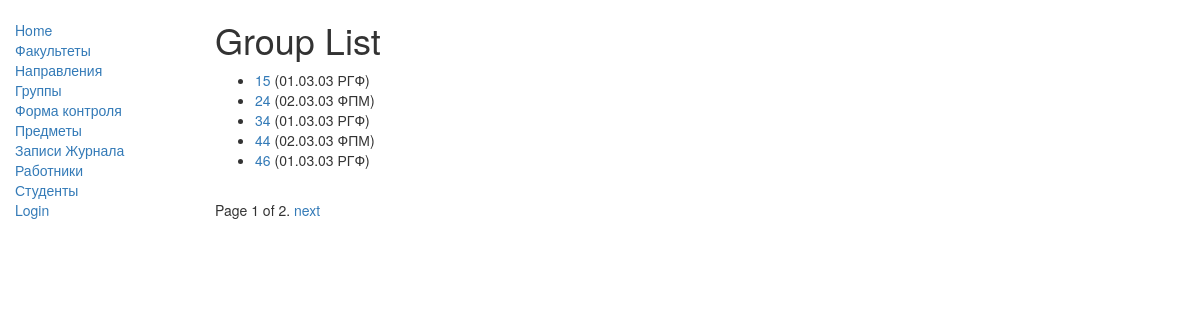
The page /catalog/groups/ on the database its author committed.
### catalog/models.py (models this page shows, shortened)
class Group(models.Model):
    id = models.AutoField(primary_key=True)
    name_group = models.CharField(max_length=50, help_text="Введите номер (название) группы ")
    id_napravlenie = models.ForeignKey('Napravlenie', on_delete=models.PROTECT, null=False)
    def get_absolute_url(self):
        return reverse('group-detail', args=[str(self.id)])
    class Meta:
        ordering = ['name_group','-id_napravlenie']

class Napravlenie(models.Model):
    id = models.AutoField(primary_key=True)
    name_napravlenie = models.CharField(max_length=100, help_text="Введите номер (название) направления ")
    id_facultet = models.ForeignKey('Facultet', on_delete=models.PROTECT, null=False) #PROTECT (Нельзя будет удалить запись указанной таблицы пока он привязан к какой-то таблице)
    def __str__(self):
        return '%s %s' % (self.name_napravlenie,self.id_facultet.name_faculteta)
    class Meta:
        ordering = ['name_napravlenie']

class Facultet(models.Model):
    id = models.AutoField(primary_key=True)
    name_faculteta = models.CharField(max_length=100, help_text="Введите абривиатуру (название) факультета ")
    class Meta:
        ordering = ['name_faculteta']

### catalog/views.py (the view)
class GroupListView(generic.ListView):
    model = Group
    paginate_by = 5

### catalog/templates/catalog/group_list.html (shortened to what this page needs)
{% extends "base_generic.html" %}
{% block content %}
    <h1>Group List</h1>
    {% if group_list %}
    <ul>
      {% for group in group_list %}
      <li>
        <a href="{{ group.get_absolute_url }}">{{ group.name_group }}</a> ({{group.id_napravlenie}})
      </li>
      {% endfor %}
    </ul>
    {% else %}
      <p>There are no groups in the library.</p>
    {% endif %}
{% endblock %}

### rows shown on the page
Group: name_group "15", id_napravlenie "01.03.03 РГФ"
Group: name_group "24", id_napravlenie "02.03.03 ФПМ"
Group: name_group "34", id_napravlenie "01.03.03 РГФ"
Group: name_group "44", id_napravlenie "02.03.03 ФПМ"
Group: name_group "46", id_napravlenie "01.03.03 РГФ"

### other values the page prints
{{ page_obj.number }} "1"
{{ page_obj.paginator.num_pages }} "2"
